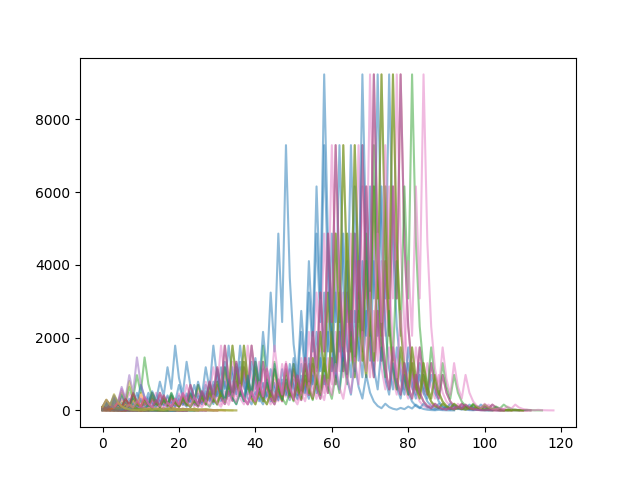

Generate this figure with Python:
import matplotlib.pyplot as plt
from collections import deque

def collatz(i):
    history = deque()
    count = 0
    history.append(i)
    while i != 1:
        if i % 2 == 1:
            i = i*3 + 1
        else:
            i //= 2
        history.append(i)
        count += 1
    
    return history, count

for i in range(1, 100):
    history, count = collatz(i)
    plt.plot(range(count+1), history, alpha=0.5)
    print(f"#{i}")

plt.savefig("C:/Users/[user]/Desktop/py/hana/math/collatz/Collatz.png")
plt.show(block=True)